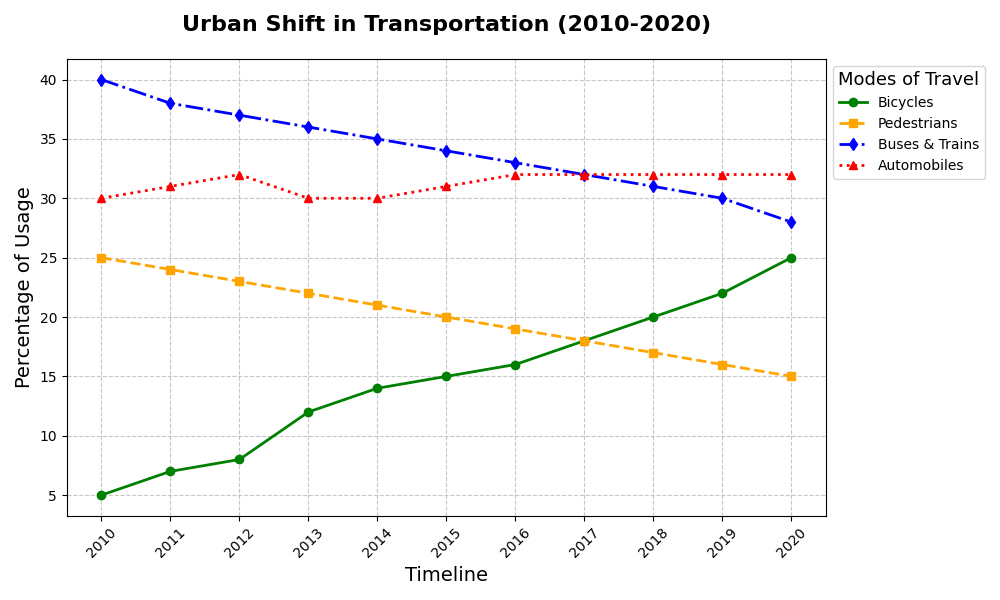

Python code for this plot:
import matplotlib.pyplot as plt
import numpy as np

# Time period covering 2010 to 2020
years = np.arange(2010, 2021)

# Transportation data in percentages
biking = np.array([5, 7, 8, 12, 14, 15, 16, 18, 20, 22, 25])
walking = np.array([25, 24, 23, 22, 21, 20, 19, 18, 17, 16, 15])
public_transport = np.array([40, 38, 37, 36, 35, 34, 33, 32, 31, 30, 28])
personal_cars = np.array([30, 31, 32, 30, 30, 31, 32, 32, 32, 32, 32])

fig, ax = plt.subplots(figsize=(10, 6))

# Plot each transportation mode with unique styles
ax.plot(years, biking, label='Bicycles', color='green', marker='o', linestyle='-', linewidth=2, markersize=6)
ax.plot(years, walking, label='Pedestrians', color='orange', marker='s', linestyle='--', linewidth=2, markersize=6)
ax.plot(years, public_transport, label='Buses & Trains', color='blue', marker='d', linestyle='-.', linewidth=2, markersize=6)
ax.plot(years, personal_cars, label='Automobiles', color='red', marker='^', linestyle=':', linewidth=2, markersize=6)

# Modify title and label texts
plt.title("Urban Shift in Transportation (2010-2020)", fontsize=16, weight='bold', pad=20)
plt.xlabel("Timeline", fontsize=14)
plt.ylabel("Percentage of Usage", fontsize=14)

# Legend to interpret plot lines
plt.legend(title='Modes of Travel', loc='upper left', fontsize=10, bbox_to_anchor=(1, 1), title_fontsize='13')

# Enhance grid visibility
ax.grid(True, linestyle='--', alpha=0.7)

# Adjust x-ticks for better visibility
ax.set_xticks(years)
plt.xticks(rotation=45)

# Automatically adjust layout for a clean visual representation
plt.tight_layout()

# Display the plot
plt.show()
